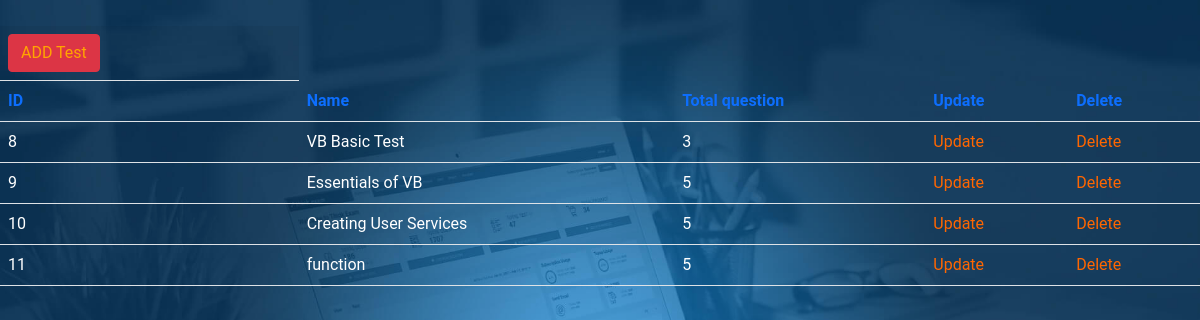
/admin/testview.php, run on the app's committed database.
### tables this page shows
CREATE TABLE IF NOT EXISTS `mst_test` (
  `test_id` int(5) NOT NULL AUTO_INCREMENT,
  `sub_id` int(5) DEFAULT NULL,
  `test_name` varchar(30) DEFAULT NULL,
  `total_que` varchar(15) DEFAULT NULL,
  PRIMARY KEY (`test_id`)
);

### admin/testview.php (the view, shortened to what this page needs)
<!DOCTYPE HTML PUBLIC "-//W3C//DTD HTML 4.01 Transitional//EN" "http://www.w3.org/TR/html4/loose.dtd">
<html>
<head>
<link href="../quiz.css" rel="stylesheet" type="text/css">
<link href="quiz.css" rel="stylesheet" type="text/css">
<link rel="stylesheet" href="css/bootstrap.min.css"/>
</head>
<body>
<?php
include("header.php");
include("../database.php");
$sql=mysqli_query($con,"select * from mst_test");
	echo "<table class='table table-striped'>";
	echo"<tr><th><a style='color:orange' class='btn btn-danger' href=\"testadd.php\"> ADD Test</a>&emsp;&emsp;</th></tr>";
	echo "<tr><th style='color:#6699ff' class='text-primary'>ID</th><th style='color:#6699ff' class='text-primary'>Name</th>
	<th style='color:#6699ff' class='text-primary'>Total question</th>
	<th style='color:#6699ff' class='text-primary'>Update</th>
	<th style='color:#6699ff' class='text-primary'>Delete</th></tR>";
	while($result=mysqli_fetch_assoc($sql))
	{
$id=$result['test_id'];
	echo "<tr>";
	echo "<td style='color:white'>".$result['test_id']. "</td>";
	echo "<td style='color:white'>".$result['test_name']."</td>";
	echo "<td style='color:white'>".$result['total_que']."</td>";
	echo "<td><a style='color:#ff6600' href='testupdate.php?test_id=$id'><span class='glyphicon glyphicon-edit'>Update</span></a></td>";
	echo "<td><a style='color:#ff6600' href='testdelete.php?test_id=$id'><span class='glyphicon glyphicon-trash'>Delete</span></a></td>";
	echo "</tr>";
	}
	echo "</table>";
?>
</body>
</html>

### quiz.css (style rules this page uses)
body { background: url(background.jpg); margin-left: 0px; margin-top: 0px; background-repeat: no-repeat; background-size: cover; }
a:link { color: #330066; text-decoration: none; }

### admin/admin_css/testupdate.css (style rules this page uses)
body { background: url(background.jpg); margin-left: 0px; margin-top: 0px; background-repeat: no-repeat; background-size: cover; font-family: 'Roboto', sans-serif; }
td { color: #FFF; }

### data on the page
mst_test: test_id "8", test_name "VB Basic Test", total_que "3"
mst_test: test_id "9", test_name "Essentials of VB", total_que "5"
mst_test: test_id "10", test_name "Creating User Services", total_que "5"
mst_test: test_id "11", test_name "function", total_que "5"
